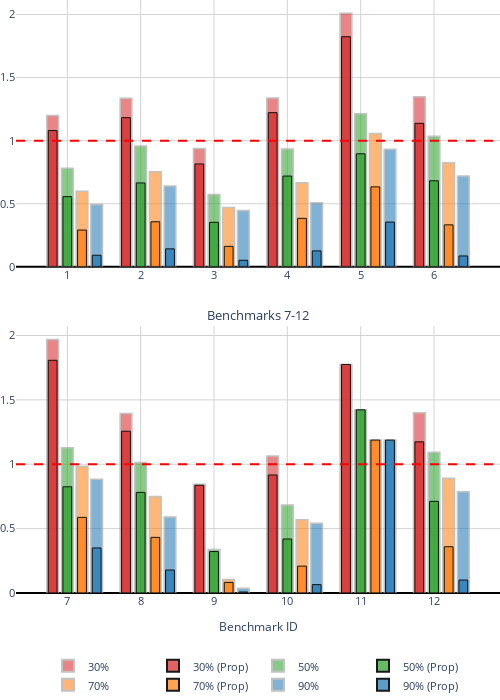

The code cell stored with this chart in its notebook:
### Code cell
plot_parametric_split(full_df)

### Figure 1 — Plotly figure (JSON) as saved in the notebook; plotly's stock layout.template omitted (floating-point values rounded to 4 significant figures)
{"data": [{"customdata": [[1.0, 30.0, 1.199], [2.0, 30.0, 1.336], [3.0, 30.0, 0.9382], [4.0, 30.0, 1.339], [5.0, 30.0, 2.009], [6.0, 30.0, 1.348]], "hovertemplate": "Benchmark: %{customdata[0]}<br>Sparsity: %{customdata[1]}%<br>No Propagation: %{customdata[2]:.3f} (norm)<br><extra></extra>", "marker": {"color": "rgba(214, 39, 40, 0.8)", "line": {"color": "darkgray", "width": 1.5}}, "name": "30%", "opacity": 0.7, "showlegend": true, "type": "bar", "width": 0.8, "x": [0, 5, 10, 15, 20, 25], "xaxis": "x", "y": [1.199, 1.336, 0.9382, 1.339, 2.009, 1.348], "yaxis": "y"}, {"customdata": [[1.0, 30.0], [2.0, 30.0], [3.0, 30.0], [4.0, 30.0], [5.0, 30.0], [6.0, 30.0]], "hovertemplate": "Benchmark: %{customdata[0]}<br>Sparsity: %{customdata[1]}%<br>With Propagation: %{y:.3f} (normalized)<br><extra></extra>", "marker": {"color": "rgba(214, 39, 40, 0.8)", "line": {"color": "black", "width": 1}}, "name": "30% (Prop)", "opacity": 0.9, "showlegend": true, "type": "bar", "width": 0.6, "x": [0, 5, 10, 15, 20, 25], "xaxis": "x", "y": [1.08, 1.183, 0.8155, 1.222, 1.824, 1.138], "yaxis": "y"}, {"customdata": [[1.0, 50.0, 0.7809], [2.0, 50.0, 0.9587], [3.0, 50.0, 0.5744], [4.0, 50.0, 0.9349], [5.0, 50.0, 1.212], [6.0, 50.0, 1.034]], "hovertemplate": "Benchmark: %{customdata[0]}<br>Sparsity: %{customdata[1]}%<br>No Propagation: %{customdata[2]:.3f} (norm)<br><extra></extra>", "marker": {"color": "rgba(44, 160, 44, 0.8)", "line": {"color": "darkgray", "width": 1.5}}, "name": "50%", "opacity": 0.7, "showlegend": true, "type": "bar", "width": 0.8, "x": [1, 6, 11, 16, 21, 26], "xaxis": "x", "y": [0.7809, 0.9587, 0.5744, 0.9349, 1.212, 1.034], "yaxis": "y"}, {"customdata": [[1.0, 50.0], [2.0, 50.0], [3.0, 50.0], [4.0, 50.0], [5.0, 50.0], [6.0, 50.0]], "hovertemplate": "Benchmark: %{customdata[0]}<br>Sparsity: %{customdata[1]}%<br>With Propagation: %{y:.3f} (normalized)<br><extra></extra>", "marker": {"color": "rgba(44, 160, 44, 0.8)", "line": {"color": "black", "width": 1}}, "name": "50% (Prop)", "opacity": 0.9, "showlegend": true, "type": "bar", "width": 0.6, "x": [1, 6, 11, 16, 21, 26], "xaxis": "x", "y": [0.5564, 0.665, 0.3532, 0.7195, 0.8959, 0.6822], "yaxis": "y"}, {"customdata": [[1.0, 70.0, 0.599], [2.0, 70.0, 0.7529], [3.0, 70.0, 0.4697], [4.0, 70.0, 0.6674], [5.0, 70.0, 1.057], [6.0, 70.0, 0.8257]], "hovertemplate": "Benchmark: %{customdata[0]}<br>Sparsity: %{customdata[1]}%<br>No Propagation: %{customdata[2]:.3f} (norm)<br><extra></extra>", "marker": {"color": "rgba(255, 127, 14, 0.8)", "line": {"color": "darkgray", "width": 1.5}}, "name": "70%", "opacity": 0.7, "showlegend": true, "type": "bar", "width": 0.8, "x": [2, 7, 12, 17, 22, 27], "xaxis": "x", "y": [0.599, 0.7529, 0.4697, 0.6674, 1.057, 0.8257], "yaxis": "y"}, {"customdata": [[1.0, 70.0], [2.0, 70.0], [3.0, 70.0], [4.0, 70.0], [5.0, 70.0], [6.0, 70.0]], "hovertemplate": "Benchmark: %{customdata[0]}<br>Sparsity: %{customdata[1]}%<br>With Propagation: %{y:.3f} (normalized)<br><extra></extra>", "marker": {"color": "rgba(255, 127, 14, 0.8)", "line": {"color": "black", "width": 1}}, "name": "70% (Prop)", "opacity": 0.9, "showlegend": true, "type": "bar", "width": 0.6, "x": [2, 7, 12, 17, 22, 27], "xaxis": "x", "y": [0.2918, 0.3572, 0.1623, 0.3844, 0.6338, 0.3329], "yaxis": "y"}, {"customdata": [[1.0, 90.0, 0.4944], [2.0, 90.0, 0.6402], [3.0, 90.0, 0.4466], [4.0, 90.0, 0.5079], [5.0, 90.0, 0.9329], [6.0, 90.0, 0.7201]], "hovertemplate": "Benchmark: %{customdata[0]}<br>Sparsity: %{customdata[1]}%<br>No Propagation: %{customdata[2]:.3f} (norm)<br><extra></extra>", "marker": {"color": "rgba(31, 119, 180, 0.8)", "line": {"color": "darkgray", "width": 1.5}}, "name": "90%", "opacity": 0.7, "showlegend": true, "type": "bar", "width": 0.8, "x": [3, 8, 13, 18, 23, 28], "xaxis": "x", "y": [0.4944, 0.6402, 0.4466, 0.5079, 0.9329, 0.7201], "yaxis": "y"}, {"customdata": [[1.0, 90.0], [2.0, 90.0], [3.0, 90.0], [4.0, 90.0], [5.0, 90.0], [6.0, 90.0]], "hovertemplate": "Benchmark: %{customdata[0]}<br>Sparsity: %{customdata[1]}%<br>With Propagation: %{y:.3f} (normalized)<br><extra></extra>", "marker": {"color": "rgba(31, 119, 180, 0.8)", "line": {"color": "black", "width": 1}}, "name": "90% (Prop)", "opacity": 0.9, "showlegend": true, "type": "bar", "width": 0.6, "x": [3, 8, 13, 18, 23, 28], "xaxis": "x", "y": [0.092, 0.1426, 0.05204, 0.1265, 0.355, 0.08631], "yaxis": "y"}, {"customdata": [[7.0, 30.0, 1.969], [8.0, 30.0, 1.394], [9.0, 30.0, 0.8455], [10.0, 30.0, 1.064], [11.0, 30.0, 1.775], [12.0, 30.0, 1.401]], "hovertemplate": "Benchmark: %{customdata[0]}<br>Sparsity: %{customdata[1]}%<br>No Propagation: %{customdata[2]:.3f} (norm)<br><extra></extra>", "marker": {"color": "rgba(214, 39, 40, 0.8)", "line": {"color": "darkgray", "width": 1.5}}, "name": "", "opacity": 0.7, "showlegend": false, "type": "bar", "width": 0.8, "x": [0, 5, 10, 15, 20, 25], "xaxis": "x2", "y": [1.969, 1.394, 0.8455, 1.064, 1.775, 1.401], "yaxis": "y2"}, {"customdata": [[7.0, 30.0], [8.0, 30.0], [9.0, 30.0], [10.0, 30.0], [11.0, 30.0], [12.0, 30.0]], "hovertemplate": "Benchmark: %{customdata[0]}<br>Sparsity: %{customdata[1]}%<br>With Propagation: %{y:.3f} (normalized)<br><extra></extra>", "marker": {"color": "rgba(214, 39, 40, 0.8)", "line": {"color": "black", "width": 1}}, "name": "", "opacity": 0.9, "showlegend": false, "type": "bar", "width": 0.6, "x": [0, 5, 10, 15, 20, 25], "xaxis": "x2", "y": [1.808, 1.257, 0.837, 0.9168, 1.775, 1.174], "yaxis": "y2"}, {"customdata": [[7.0, 50.0, 1.127], [8.0, 50.0, 1.013], [9.0, 50.0, 0.3372], [10.0, 50.0, 0.6832], [11.0, 50.0, 1.423], [12.0, 50.0, 1.093]], "hovertemplate": "Benchmark: %{customdata[0]}<br>Sparsity: %{customdata[1]}%<br>No Propagation: %{customdata[2]:.3f} (norm)<br><extra></extra>", "marker": {"color": "rgba(44, 160, 44, 0.8)", "line": {"color": "darkgray", "width": 1.5}}, "name": "", "opacity": 0.7, "showlegend": false, "type": "bar", "width": 0.8, "x": [1, 6, 11, 16, 21, 26], "xaxis": "x2", "y": [1.127, 1.013, 0.3372, 0.6832, 1.423, 1.093], "yaxis": "y2"}, {"customdata": [[7.0, 50.0], [8.0, 50.0], [9.0, 50.0], [10.0, 50.0], [11.0, 50.0], [12.0, 50.0]], "hovertemplate": "Benchmark: %{customdata[0]}<br>Sparsity: %{customdata[1]}%<br>With Propagation: %{y:.3f} (normalized)<br><extra></extra>", "marker": {"color": "rgba(44, 160, 44, 0.8)", "line": {"color": "black", "width": 1}}, "name": "", "opacity": 0.9, "showlegend": false, "type": "bar", "width": 0.6, "x": [1, 6, 11, 16, 21, 26], "xaxis": "x2", "y": [0.825, 0.7815, 0.3219, 0.4193, 1.423, 0.712], "yaxis": "y2"}, {"customdata": [[7.0, 70.0, 0.9842], [8.0, 70.0, 0.7505], [9.0, 70.0, 0.1045], [10.0, 70.0, 0.5691], [11.0, 70.0, 1.188], [12.0, 70.0, 0.8922]], "hovertemplate": "Benchmark: %{customdata[0]}<br>Sparsity: %{customdata[1]}%<br>No Propagation: %{customdata[2]:.3f} (norm)<br><extra></extra>", "marker": {"color": "rgba(255, 127, 14, 0.8)", "line": {"color": "darkgray", "width": 1.5}}, "name": "", "opacity": 0.7, "showlegend": false, "type": "bar", "width": 0.8, "x": [2, 7, 12, 17, 22, 27], "xaxis": "x2", "y": [0.9842, 0.7505, 0.1045, 0.5691, 1.188, 0.8922], "yaxis": "y2"}, {"customdata": [[7.0, 70.0], [8.0, 70.0], [9.0, 70.0], [10.0, 70.0], [11.0, 70.0], [12.0, 70.0]], "hovertemplate": "Benchmark: %{customdata[0]}<br>Sparsity: %{customdata[1]}%<br>With Propagation: %{y:.3f} (normalized)<br><extra></extra>", "marker": {"color": "rgba(255, 127, 14, 0.8)", "line": {"color": "black", "width": 1}}, "name": "", "opacity": 0.9, "showlegend": false, "type": "bar", "width": 0.6, "x": [2, 7, 12, 17, 22, 27], "xaxis": "x2", "y": [0.5875, 0.4321, 0.08247, 0.2088, 1.188, 0.3594], "yaxis": "y2"}, {"customdata": [[7.0, 90.0, 0.8828], [8.0, 90.0, 0.5912], [9.0, 90.0, 0.03673], [10.0, 90.0, 0.5422], [11.0, 90.0, 1.188], [12.0, 90.0, 0.7866]], "hovertemplate": "Benchmark: %{customdata[0]}<br>Sparsity: %{customdata[1]}%<br>No Propagation: %{customdata[2]:.3f} (norm)<br><extra></extra>", "marker": {"color": "rgba(31, 119, 180, 0.8)", "line": {"color": "darkgray", "width": 1.5}}, "name": "", "opacity": 0.7, "showlegend": false, "type": "bar", "width": 0.8, "x": [3, 8, 13, 18, 23, 28], "xaxis": "x2", "y": [0.8828, 0.5912, 0.03673, 0.5422, 1.188, 0.7866], "yaxis": "y2"}, {"customdata": [[7.0, 90.0], [8.0, 90.0], [9.0, 90.0], [10.0, 90.0], [11.0, 90.0], [12.0, 90.0]], "hovertemplate": "Benchmark: %{customdata[0]}<br>Sparsity: %{customdata[1]}%<br>With Propagation: %{y:.3f} (normalized)<br><extra></extra>", "marker": {"color": "rgba(31, 119, 180, 0.8)", "line": {"color": "black", "width": 1}}, "name": "", "opacity": 0.9, "showlegend": false, "type": "bar", "width": 0.6, "x": [3, 8, 13, 18, 23, 28], "xaxis": "x2", "y": [0.35, 0.1786, 0.007856, 0.06517, 1.188, 0.1004], "yaxis": "y2"}], "layout": {"annotations": [{"font": {"size": 13}, "showarrow": false, "text": "Benchmarks 1-6", "x": 0.5, "xanchor": "center", "xref": "paper", "y": 1, "yanchor": "bottom", "yref": "paper"}, {"font": {"size": 13}, "showarrow": false, "text": "Benchmarks 7-12", "x": 0.5, "xanchor": "center", "xref": "paper", "y": 0.45, "yanchor": "bottom", "yref": "paper"}, {"showarrow": false, "text": "Normalized Tensor Size (vs Dense)", "textangle": -90, "x": -0.07, "xref": "paper", "y": 0.5, "yref": "paper"}], "barmode": "overlay", "font": {"size": 11}, "height": 700, "hovermode": "closest", "legend": {"entrywidth": 60, "font": {"size": 11}, "itemsizing": "constant", "orientation": "h", "tracegroupgap": 5, "valign": "top", "x": 0.5, "xanchor": "center", "y": -0.1, "yanchor": "top"}, "margin": {"b": 0, "l": 0, "r": 0, "t": 0}, "paper_bgcolor": "white", "plot_bgcolor": "white", "shapes": [{"line": {"color": "red", "dash": "dash"}, "type": "line", "x0": 0, "x1": 1, "xref": "x domain", "y0": 1, "y1": 1, "yref": "y"}, {"line": {"color": "red", "dash": "dash"}, "type": "line", "x0": 0, "x1": 1, "xref": "x2 domain", "y0": 1, "y1": 1, "yref": "y2"}], "showlegend": true, "width": 500, "xaxis": {"anchor": "y", "domain": [0, 1], "gridcolor": "lightgray", "gridwidth": 1, "showgrid": true, "tickfont": {"size": 11}, "ticktext": ["1", "2", "3", "4", "5", "6"], "tickvals": [1, 6, 11, 16, 21, 26], "title": {"font": {"size": 12}, "text": ""}}, "xaxis2": {"anchor": "y2", "domain": [0, 1], "gridcolor": "lightgray", "gridwidth": 1, "showgrid": true, "tickfont": {"size": 11}, "ticktext": ["7", "8", "9", "10", "11", "12"], "tickvals": [1, 6, 11, 16, 21, 26], "title": {"font": {"size": 12}, "text": "Benchmark ID"}}, "yaxis": {"anchor": "x", "domain": [0.55, 1], "gridcolor": "lightgray", "gridwidth": 1, "showgrid": true, "zeroline": true, "zerolinecolor": "black", "zerolinewidth": 2}, "yaxis2": {"anchor": "x2", "domain": [0, 0.45], "gridcolor": "lightgray", "gridwidth": 1, "showgrid": true, "zeroline": true, "zerolinecolor": "black", "zerolinewidth": 2}}}
